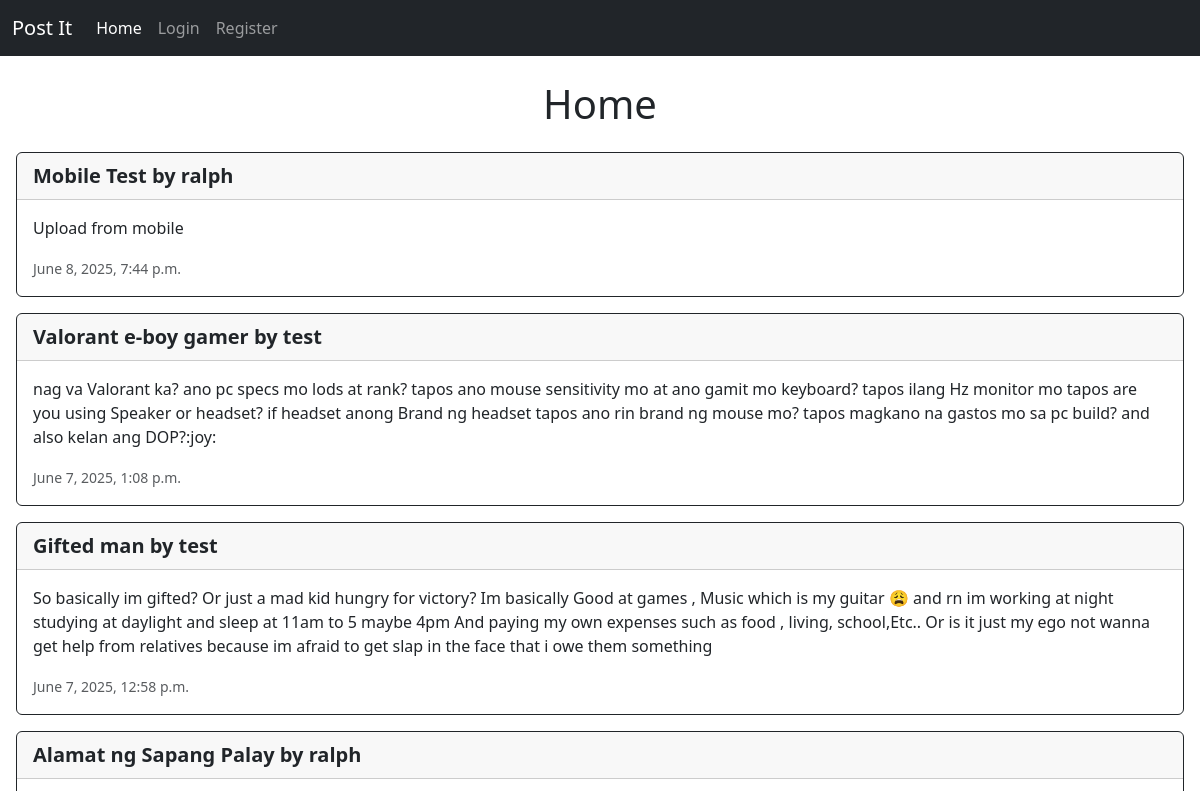
Page /home/ (upper part) on the earlier database version.
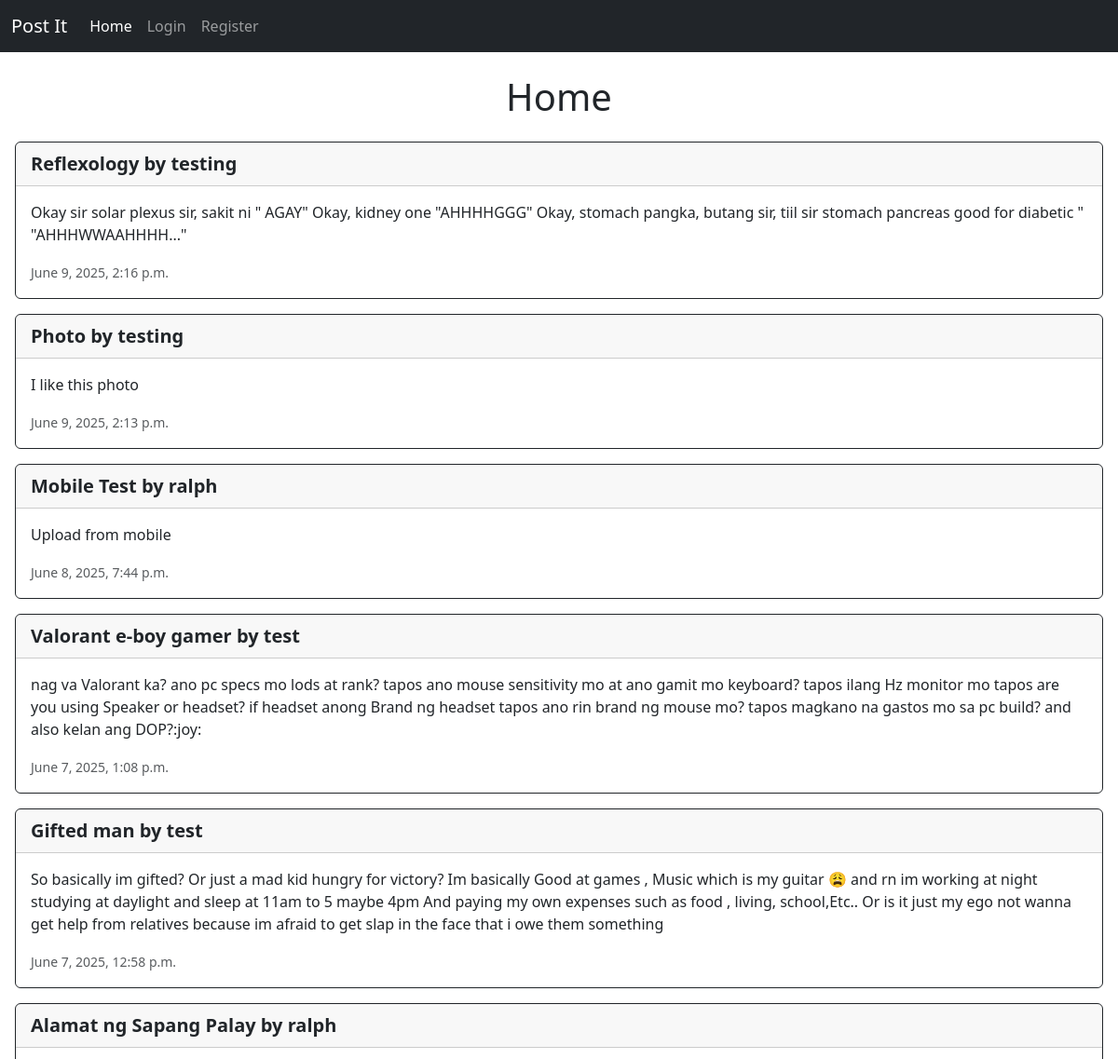
Same page on the later database version.
### api/models.py (models this page shows, shortened)
class PostModel(models.Model):
    title = models.CharField(max_length=100)
    description = models.TextField()
    banner = models.ImageField(upload_to='banners/', null=True, blank=True)
    user = models.ForeignKey('auth.User', on_delete=models.CASCADE, related_name='posts')
    created_at = models.DateTimeField(auto_now_add=True, null=True, blank=True)

### web/views.py (the view)
# urls.py: path("home/", views.homepage, name="homepage"),
def homepage(request):
    post = PostModel.objects.all().order_by('-created_at')
    return render(request, "web/home.html", {"posts": post})

### web/templates/web/home.html (shortened to what this page needs)
{% extends 'layout.html' %}
{% block content %}
    <h1 class="text-center my-4">Home</h1>
    {% for post in posts %}
    <a href="{% url 'post_detail' post.id %}" class="text-decoration-none">
        <div class="card border-dark mb-3 m-3">
            <p class="card-header fs-5 fw-bolder">
                {{post.title}} by {{post.user}}
            </p>
            <div class="card-body">
                <p class="card-text">{{post.description}}</p>
                <p class="card-text"><small class="text-body-secondary">{{post.created_at}}</small></p>
            </div>
        </div>
    </a>
    {% endfor %}
{% endblock %}

Differences in the rows shown:
added PostModel: title "Reflexology", user "testing", description "Okay sir solar plexus sir, sakit ni \" AGAY\" Okay, kidney one \"AHHHHGGG\" Okay, stomach pangka, butang sir, tiil sir stomach pancreas good for diabetic \" \"AHHHWWAAHHHH...\"", created_at "June 9, 2025, 2:16 p.m."
added PostModel: title "Photo", user "testing", description "I like this photo", created_at "June 9, 2025, 2:13 p.m."
